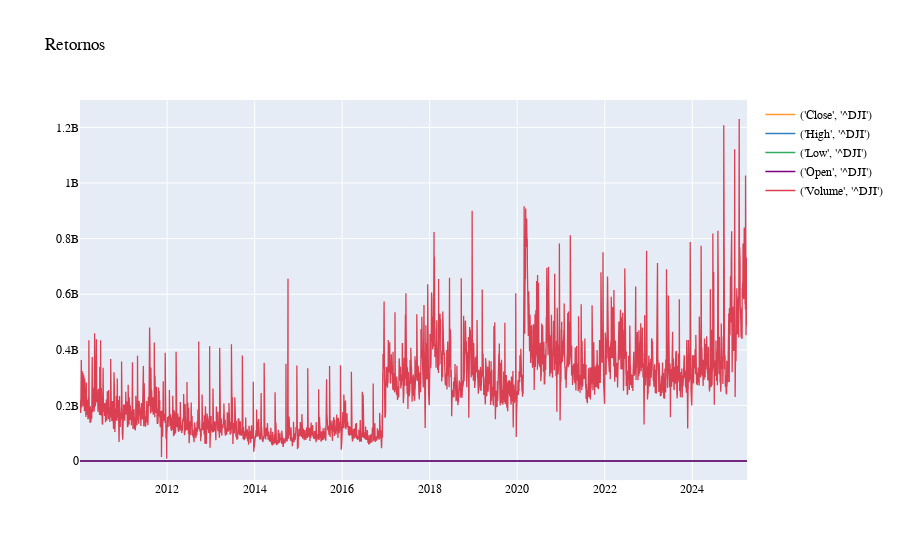

Notebook code for this chart:
### Code cell
layout = dict(title="Retornos", font=dict(family="Arial", size=12, color="black"))

df.iplot(kind='line',layout=layout)

### Figure 1 — Plotly figure (JSON) as saved in the notebook; plotly's stock layout.template omitted (floating-point values rounded to 4 significant figures; data arrays with more than 128 entries replaced by an {"elided": "..."} marker saying what was removed)
{"data": [{"line": {"color": "rgba(255, 153, 51, 1.0)", "dash": "solid", "shape": "linear", "width": 1.3}, "mode": "lines", "name": "('Close', '^DJI')", "text": "", "type": "scatter", "x": {"elided": "3836 str values"}, "y": {"elided": "3836 float values"}}, {"line": {"color": "rgba(55, 128, 191, 1.0)", "dash": "solid", "shape": "linear", "width": 1.3}, "mode": "lines", "name": "('High', '^DJI')", "text": "", "type": "scatter", "x": {"elided": "3836 str values"}, "y": {"elided": "3836 float values"}}, {"line": {"color": "rgba(50, 171, 96, 1.0)", "dash": "solid", "shape": "linear", "width": 1.3}, "mode": "lines", "name": "('Low', '^DJI')", "text": "", "type": "scatter", "x": {"elided": "3836 str values"}, "y": {"elided": "3836 float values"}}, {"line": {"color": "rgba(128, 0, 128, 1.0)", "dash": "solid", "shape": "linear", "width": 1.3}, "mode": "lines", "name": "('Open', '^DJI')", "text": "", "type": "scatter", "x": {"elided": "3836 str values"}, "y": {"elided": "3836 float values"}}, {"line": {"color": "rgba(219, 64, 82, 1.0)", "dash": "solid", "shape": "linear", "width": 1.3}, "mode": "lines", "name": "('Volume', '^DJI')", "text": "", "type": "scatter", "x": {"elided": "3836 str values"}, "y": {"elided": "3836 int values"}}], "layout": {"font": {"color": "black", "family": "Arial", "size": 12}, "title": {"text": "Retornos"}}}
